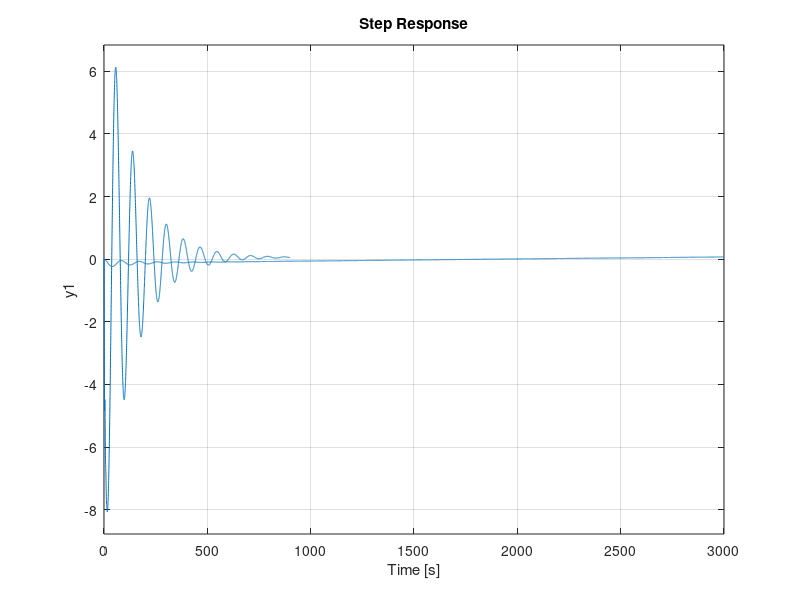

This figure's MATLAB source:
%%

clear all;
clc;

s = tf('s');
P_pitch = (-4.888 * s^2 - 1.373 * s + 0.0006846) / (s^4 + 0.741 * s^3 + 2.008 * s^2 + 0.03272 * s + 0.01192 );

H = [1];

M = feedback(P_pitch, H);
step(P_pitch);
grid on;
hold on;


%%

Kp = 0;
Ki = 0.0010069;
Kd = 0;

controller = pid(Kp, Ki, Kd);

Mc = feedback(controller * P_pitch, H);
step(Mc);
grid on;